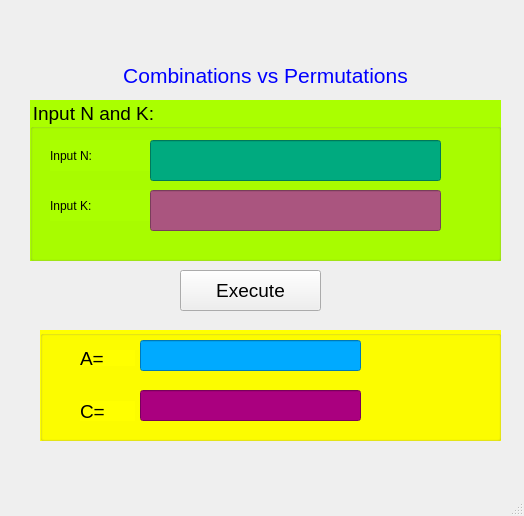
<?xml version="1.0" encoding="UTF-8"?>
<ui version="4.0">
 <class>MainWindow</class>
 <widget class="QMainWindow" name="MainWindow">
  <property name="geometry">
   <rect>
    <x>0</x>
    <y>0</y>
    <width>524</width>
    <height>516</height>
   </rect>
  </property>
  <property name="windowTitle">
   <string>MainWindow</string>
  </property>
  <widget class="QWidget" name="centralwidget">
   <widget class="QLabel" name="label">
    <property name="geometry">
     <rect>
      <x>80</x>
      <y>40</y>
      <width>371</width>
      <height>71</height>
     </rect>
    </property>
    <property name="text">
     <string>&lt;html&gt;&lt;head/&gt;&lt;body&gt;&lt;p align=&quot;center&quot;&gt;&lt;span style=&quot; font-size:16pt; color:#0000ff;&quot;&gt;Combinations vs Permutations&lt;/span&gt;&lt;/p&gt;&lt;/body&gt;&lt;/html&gt;</string>
    </property>
   </widget>
   <widget class="QGroupBox" name="groupBox">
    <property name="geometry">
     <rect>
      <x>30</x>
      <y>100</y>
      <width>471</width>
      <height>161</height>
     </rect>
    </property>
    <property name="font">
     <font>
      <pointsize>14</pointsize>
     </font>
    </property>
    <property name="styleSheet">
     <string notr="true">background-color: rgb(170, 255, 0);</string>
    </property>
    <property name="title">
     <string>Input N and K:</string>
    </property>
    <widget class="QLabel" name="label_2">
     <property name="geometry">
      <rect>
       <x>20</x>
       <y>40</y>
       <width>101</width>
       <height>31</height>
      </rect>
     </property>
     <property name="text">
      <string>Input N:</string>
     </property>
    </widget>
    <widget class="QLabel" name="label_3">
     <property name="geometry">
      <rect>
       <x>20</x>
       <y>90</y>
       <width>101</width>
       <height>31</height>
      </rect>
     </property>
     <property name="text">
      <string>Input K:</string>
     </property>
    </widget>
    <widget class="QLineEdit" name="lineEdit">
     <property name="geometry">
      <rect>
       <x>120</x>
       <y>40</y>
       <width>291</width>
       <height>41</height>
      </rect>
     </property>
     <property name="styleSheet">
      <string notr="true">background-color: rgb(0, 170, 127);</string>
     </property>
    </widget>
    <widget class="QLineEdit" name="lineEdit_2">
     <property name="geometry">
      <rect>
       <x>120</x>
       <y>90</y>
       <width>291</width>
       <height>41</height>
      </rect>
     </property>
     <property name="styleSheet">
      <string notr="true">background-color: rgb(170, 85, 127);</string>
     </property>
    </widget>
   </widget>
   <widget class="QPushButton" name="pushButton">
    <property name="geometry">
     <rect>
      <x>180</x>
      <y>270</y>
      <width>141</width>
      <height>41</height>
     </rect>
    </property>
    <property name="font">
     <font>
      <pointsize>14</pointsize>
     </font>
    </property>
    <property name="text">
     <string>Execute</string>
    </property>
    <property name="icon">
     <iconset>
      <normaloff>images/8723072_settings_icon.png</normaloff>images/8723072_settings_icon.png</iconset>
    </property>
   </widget>
   <widget class="QGroupBox" name="groupBox_2">
    <property name="geometry">
     <rect>
      <x>40</x>
      <y>330</y>
      <width>461</width>
      <height>111</height>
     </rect>
    </property>
    <property name="styleSheet">
     <string notr="true">background-color: rgb(255, 255, 0);</string>
    </property>
    <property name="title">
     <string/>
    </property>
    <widget class="QLabel" name="label_4">
     <property name="geometry">
      <rect>
       <x>40</x>
       <y>20</y>
       <width>55</width>
       <height>16</height>
      </rect>
     </property>
     <property name="font">
      <font>
       <pointsize>14</pointsize>
      </font>
     </property>
     <property name="text">
      <string>A=</string>
     </property>
    </widget>
    <widget class="QLabel" name="label_5">
     <property name="geometry">
      <rect>
       <x>40</x>
       <y>71</y>
       <width>55</width>
       <height>20</height>
      </rect>
     </property>
     <property name="font">
      <font>
       <pointsize>14</pointsize>
      </font>
     </property>
     <property name="text">
      <string>C=</string>
     </property>
    </widget>
    <widget class="QLineEdit" name="lineEdit_3">
     <property name="geometry">
      <rect>
       <x>100</x>
       <y>10</y>
       <width>221</width>
       <height>31</height>
      </rect>
     </property>
     <property name="styleSheet">
      <string notr="true">background-color: rgb(0, 170, 255);</string>
     </property>
    </widget>
    <widget class="QLineEdit" name="lineEdit_4">
     <property name="geometry">
      <rect>
       <x>100</x>
       <y>60</y>
       <width>221</width>
       <height>31</height>
      </rect>
     </property>
     <property name="styleSheet">
      <string notr="true">background-color: rgb(170, 0, 127);</string>
     </property>
    </widget>
   </widget>
  </widget>
  <widget class="QMenuBar" name="menubar">
   <property name="geometry">
    <rect>
     <x>0</x>
     <y>0</y>
     <width>524</width>
     <height>26</height>
    </rect>
   </property>
  </widget>
  <widget class="QStatusBar" name="statusbar"/>
 </widget>
 <resources/>
 <connections/>
</ui>
